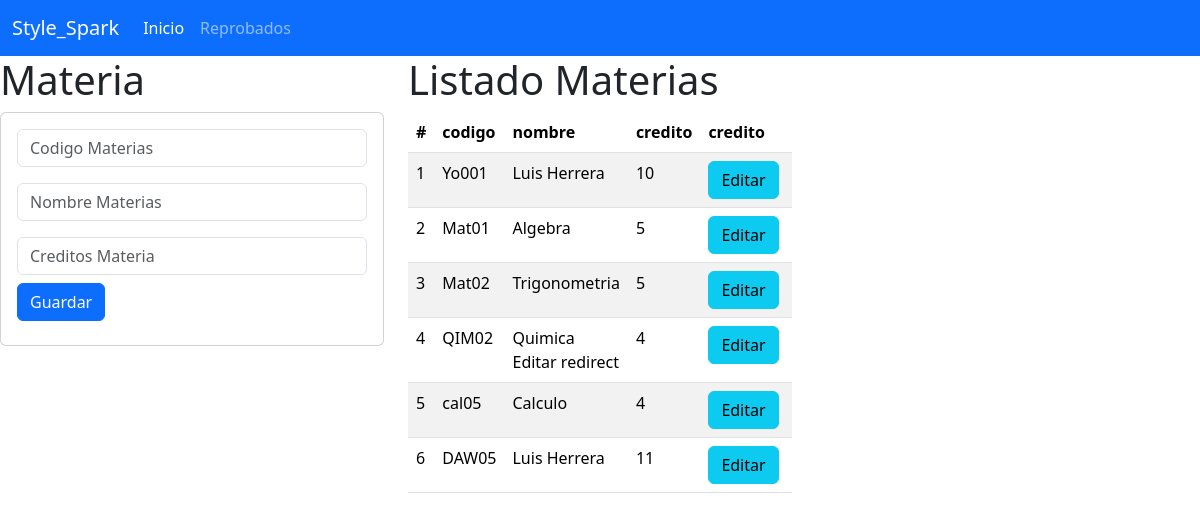
The page / on the database its author committed.
### materia_app/models.py (models this page shows, shortened)
class Materia (models.Model):
    codigo=models.CharField(primary_key=True,max_length=6)
    nombre=models.CharField(max_length=100)
    credito=models.PositiveSmallIntegerField()

### materia_app/views.py (the view)
# urls.py: path("", views.inicio_vista, name="inicio_vista"),
def inicio_vista(request):
    lasmaterias=Materia.objects.all()
    return render(request,"gestionarMateria.html",{"mismaterias":lasmaterias})

### materia_app/templates/gestionarMateria.html
{% extends "base.html" %}
{% block cuerpo %}
<div class="row">
<div class="col-sm-12 col-md-4 col-lg-4 col-xl-4">
<h1>Materia</h1>
<div class="card">
  <div class="card-body">
    <form action="/registrarMateria/" method="POST">{% csrf_token %}
      <div class="form-group">
        <input type="text" id="txtcodigo" name="txtcodigo" class="form-control"
        placeholder="Codigo Materias" minlength="4" maxlength="6" required>
      </div>
      <div class="form-group py-3">
        <input type="text" id="txtnombre" name="txtnombre" class="form-control"
        placeholder="Nombre Materias" maxlength="100" required>
      </div>
      <div class="form-group">
        <input type="text" id="numcreditos" name="numcreditos" class="form-control"
        placeholder="Creditos Materia" minlength="1" maxlength="9" required>
      </div>
      <div class="form-group py-2">
        <button type="submit" class="btn btn-primary">Guardar</button>
      </div>
    </form>
  </div>
</div>
</div>
<div class="col-sm-12 col-md-8 col-lg-8 col-xl-4">
<h1>Listado Materias</h1>
    <div class="table-responsive">
        <table class="table table-striped">
            <thead>
              <tr>
                <th scope="col">#</th>
                <th scope="col">codigo</th>
                <th scope="col">nombre</th>
                <th scope="col">credito</th>
                <th colspan="2">credito</th>
              </tr>
            </thead>
            <tbody>
        {% for m in mismaterias %}
            <tr>
                <td>{{forloop.counter}}</td>
                <td>{{m.codigo}}</td>
                <td>{{m.nombre}}</td>
                <td>{{m.credito}}</td>
                <td> <a href="seleccionarMateria/{{m.codigo}}" class="btn btn-info"> Editar</a></td>
                <td> <a href="borrarMateria/{{m.codigo}}" class="btn btn-danger"> Borrar</a></td>
            </tr>
        {% endfor %}
            </tbody>
          </table>
    </div>
</div>
</div>
{% endblock %}

### cliente_app/templates/base.html (shortened to what this page needs)
<!doctype html>
<html lang="en">
  <head>
    <link href="https://cdn.jsdelivr.net/npm/bootstrap@5.3.3/dist/css/bootstrap.min.css" rel="stylesheet">
  </head>
  <body>
    <nav class="navbar navbar-expand-lg bg-primary" data-bs-theme="dark">
        <div class="container-fluid">
          <a class="navbar-brand" href="#">Style_Spark</a>
          <div class="collapse navbar-collapse" id="navbarNav">
            <ul class="navbar-nav">
              <li class="nav-item">
                <a class="nav-link active" aria-current="page" href="#">Inicio</a>
              </li>
              <li class="nav-item">
                <a class="nav-link" href="#">Reprobados</a>
              </li>
            </ul>
          </div>
        </div>
      </nav>
    {% block cuerpo %}
    {% endblock %}
  </body>
</html>

### rows shown on the page
Materia: codigo "Yo001", nombre "Luis Herrera", credito "10"
Materia: codigo "Mat01", nombre "Algebra", credito "5"
Materia: codigo "Mat02", nombre "Trigonometria", credito "5"
Materia: codigo "QIM02", nombre "Quimica Editar redirect", credito "4"
Materia: codigo "cal05", nombre "Calculo", credito "4"
Materia: codigo "DAW05", nombre "Luis Herrera", credito "11"
